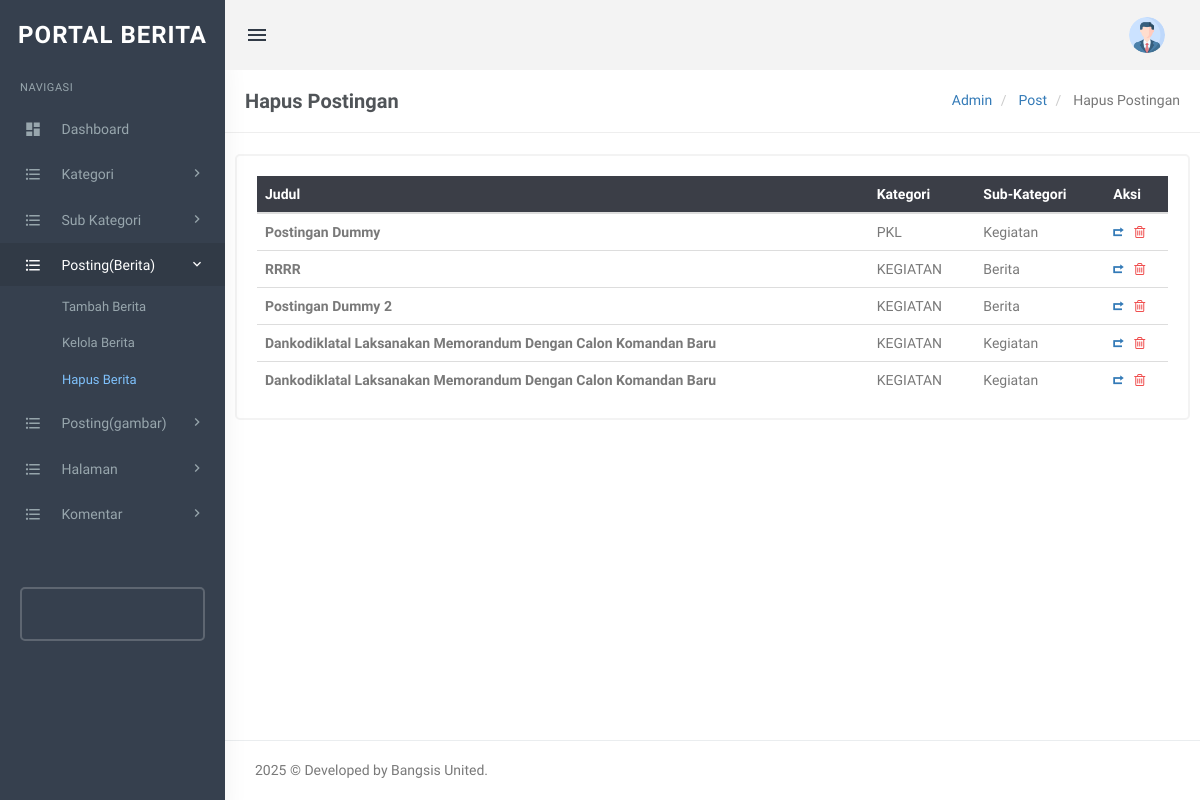
Page /admin/trash-posts.php (signed in) on the committed database.
### tables this page shows
CREATE TABLE `tblposts` (
  `id` int(11) NOT NULL,
  `PostTitle` longtext DEFAULT NULL,
  `CategoryId` int(11) DEFAULT NULL,
  `SubCategoryId` int(11) DEFAULT NULL,
  `PostDetails` longtext DEFAULT NULL,
  `PostingDate` timestamp NULL DEFAULT current_timestamp(),
  `UpdationDate` timestamp NULL DEFAULT NULL ON UPDATE current_timestamp(),
  `Is_Active` int(1) DEFAULT NULL,
  `PostUrl` mediumtext DEFAULT NULL,
  `PostImage` varchar(255) DEFAULT NULL,
  `viewCounter` int(11) DEFAULT NULL,
  `postedBy` varchar(255) DEFAULT NULL,
  `lastUpdatedBy` varchar(255) DEFAULT NULL
);

CREATE TABLE `tblcategory` (
  `id` int(11) NOT NULL,
  `CategoryName` varchar(200) DEFAULT NULL,
  `Description` mediumtext DEFAULT NULL,
  `PostingDate` timestamp NULL DEFAULT current_timestamp(),
  `UpdationDate` timestamp NULL DEFAULT NULL ON UPDATE current_timestamp(),
  `Is_Active` int(1) DEFAULT NULL
);

CREATE TABLE `tblsubcategory` (
  `SubCategoryId` int(11) NOT NULL,
  `CategoryId` int(11) DEFAULT NULL,
  `Subcategory` varchar(255) DEFAULT NULL,
  `SubCatDescription` mediumtext DEFAULT NULL,
  `PostingDate` timestamp NOT NULL DEFAULT current_timestamp(),
  `UpdationDate` timestamp NULL DEFAULT NULL ON UPDATE current_timestamp(),
  `Is_Active` int(1) DEFAULT NULL
);

### admin/trash-posts.php (the view, shortened to what this page needs)
<?php
include('includes/config.php');
if(strlen($_SESSION['login'])==0)
  {
header('location:index.php');
}
else{
?>
<!DOCTYPE html>
<html lang="en">
    <head>
		<link rel="stylesheet" href="../plugins/morris/morris.css">
        <link href="../plugins/jvectormap/jquery-jvectormap-2.0.2.css" rel="stylesheet" />
        <link href="assets/css/bootstrap.min.css" rel="stylesheet" type="text/css" />
        <link href="assets/css/core.css" rel="stylesheet" type="text/css" />
        <link href="assets/css/components.css" rel="stylesheet" type="text/css" />
        <link href="assets/css/icons.css" rel="stylesheet" type="text/css" />
        <link href="assets/css/pages.css" rel="stylesheet" type="text/css" />
        <link href="assets/css/menu.css" rel="stylesheet" type="text/css" />
        <link href="assets/css/responsive.css" rel="stylesheet" type="text/css" />
		<link rel="stylesheet" href="../plugins/switchery/switchery.min.css">
    </head>
    <body class="fixed-left">
        <div id="wrapper">
           <?php include('includes/topheader.php');?>
           <?php include('includes/leftsidebar.php');?>
            <div class="content-page">
                <div class="content">
                    <div class="container">
                        <div class="row">
							<div class="col-xs-12">
								<div class="page-title-box">
                                    <h4 class="page-title">Hapus Postingan</h4>
                                    <ol class="breadcrumb p-0 m-0">
                                        <li>
                                            <a href="#">Admin</a>
                                        </li>
                                        <li>
                                            <a href="#">Post</a>
                                        </li>
                                        <li class="active">
                                        Hapus Postingan
                                        </li>
                                    </ol>
                                    <div class="clearfix"></div>
                                </div>
							</div>
						</div>
<div class="row">
<div class="col-sm-6">
</div>
                        <div class="row">
                            <div class="col-sm-12">
                                <div class="card-box">
                                    <div class="table-responsive">
<table class="table table-colored table-centered table-inverse m-0">
<thead>
<tr>
<th>Judul</th>
<th>Kategori</th>
<th>Sub-Kategori</th>
<th>Aksi</th>
</tr>
</thead>
<tbody>
<?php
$query=mysqli_query($con,"select tblposts.id as postid,tblposts.PostTitle as title,tblcategory.CategoryName as category,tblsubcategory.Subcategory as subcategory from tblposts left join tblcategory on tblcategory.id=tblposts.CategoryId left join tblsubcategory on tblsubcategory.SubCategoryId=tblposts.SubCategoryId where tblposts.Is_Active=0");
$rowcount=mysqli_num_rows($query);
if($rowcount==0)
{
?>
<tr>
<td colspan="4" align="center"><h3 style="color:red">Tidak ada data</h3></td>
<tr>
<?php
} else {
while($row=mysqli_fetch_array($query))
{
?>
 <tr>
<td><b><?php echo htmlentities($row['title']);?></b></td>
<td><?php echo htmlentities($row['category'])?></td>
<td><?php echo htmlentities($row['subcategory'])?></td>
<td>
<a href="trash-posts.php?pid=<?php echo htmlentities($row['postid']);?>&&action=restore" onclick="return confirm('Do you really want to restore ?')"> <i class="ion-arrow-return-right" title="Restore this Post"></i></a>
    <a href="trash-posts.php?presid=<?php echo htmlentities($row['postid']);?>&&action=perdel" onclick="return confirm('Do you really want to delete ?')"><i class="fa fa-trash-o" style="color: #f05050" title="Permanently delete this post"></i></a>
 </td>
 </tr>
<?php } }?>
                                            </tbody>
                                        </table>
                                    </div>
                                </div>
                            </div>
                        </div>
                    </div>
                </div>
       <?php include('includes/footer.php');?>
            </div>
        </div>
    </body>
</html>
<?php } ?>

### admin/assets/css/core.css (style rules this page uses)
body { font-family: 'Varela Round', sans-serif; margin: 0; padding-bottom: 60px; overflow-x: hidden; color: #797979; }
html { position: relative; min-height: 100%; }
.h1, .h2, .h3, .h4, .h5, .h6, h1, h2, h3, h4, h5, h6 { color: #505458; font-family: 'Hind Madurai', sans-serif; margin: 10px 0; }
* { outline: none !important; }
b, strong { font-weight: 600; font-family: 'Hind Madurai', sans-serif; }
.container { width: auto; }
#wrapper { height: 100%; overflow: hidden; width: 100%; }
.p-0 { padding: 0 !important; }
.m-0 { margin: 0 !important; }
.card-box { padding: 20px; border: 2px solid #f3f3f3; -webkit-border-radius: 5px; border-radius: 5px; -moz-border-radius: 5px; background-clip: padding-box; margin-bottom: 20px; background-color: #ffffff; }
.row { margin-right: -10px; margin-left: -10px; }
.col-lg-1, .col-lg-10, .col-lg-11, .col-lg-12, .col-lg-2, .col-lg-3, .col-lg-4, .col-lg-5, .col-lg-6, .col-lg-7, .col-lg-8, .col-lg-9, .col-md-1, .col-md-10, .col-md-11, .col-md-12, .col-md-2, .col-md-3, .col-md-4, .col-md-5, .col-md-6, .col-md-7, .col-md-8, .col-md-9, .col-sm-1, .col-sm-10, .col-sm-11, .col-sm-12, .col-sm-2, .col-sm-3, .col-sm-4, .col-sm-5, .col-sm-6, .col-sm-7, .col-sm-8, .col-sm-9, .col-xs-1, .col-xs-10, .col-xs-11, .col-xs-12, .col-xs-2, .col-xs-3, .col-xs-4, .col-xs-5, .col-xs-6, .col-xs-7, .col-xs-8, .col-xs-9 { padding-left: 10px; padding-right: 10px; }
.breadcrumb { background-color: transparent; margin-bottom: 15px; padding-top: 10px; padding-left: 0; }

### admin/assets/css/menu.css (style rules this page uses)
.content-page { margin-left: 225px; overflow: hidden; }
.content-page .content { padding: 0 5px 10px 5px; margin-top: 70px; }
.page-title { font-size: 20px; margin-bottom: 0; margin-top: 0; font-weight: 600; }
.page-title-box { padding: 20px; border-bottom: 1px solid #eee; margin: 0 -20px 20px -20px; }
.page-title-box .page-title { margin-bottom: 0; float: left; }
.page-title-box .breadcrumb { float: right; background-color: transparent !important; }

### rows in the picture
tblposts: PostTitle "Postingan Dummy", CategoryId.CategoryName "PKL", SubCategoryId.Subcategory "Kegiatan"
tblposts: PostTitle "RRRR", CategoryId.CategoryName "KEGIATAN", SubCategoryId.Subcategory "Berita"
tblposts: PostTitle "Postingan Dummy 2", CategoryId.CategoryName "KEGIATAN", SubCategoryId.Subcategory "Berita"
tblposts: PostTitle "Dankodiklatal Laksanakan Memorandum Dengan Calon Komandan Baru", CategoryId.CategoryName "KEGIATAN", SubCategoryId.Subcategory "Kegiatan"
tblposts: PostTitle "Dankodiklatal Laksanakan Memorandum Dengan Calon Komandan Baru", CategoryId.CategoryName "KEGIATAN", SubCategoryId.Subcategory "Kegiatan"
